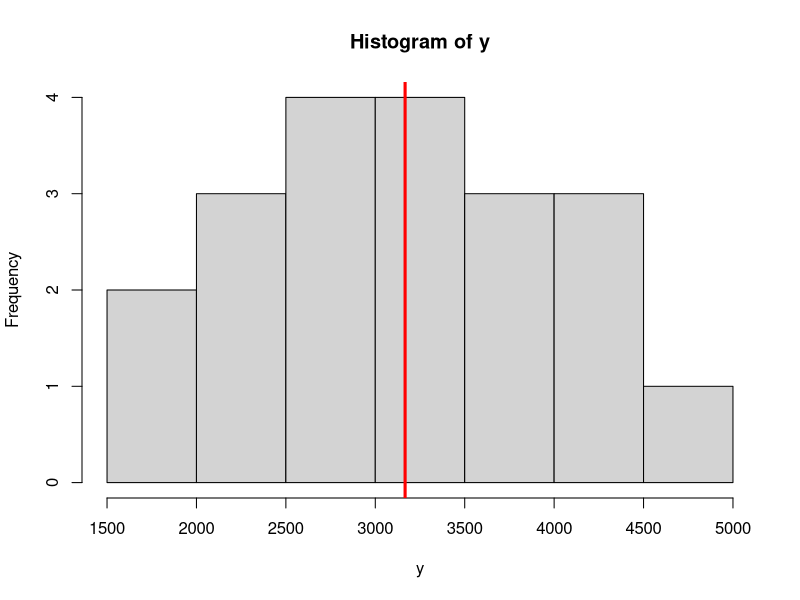
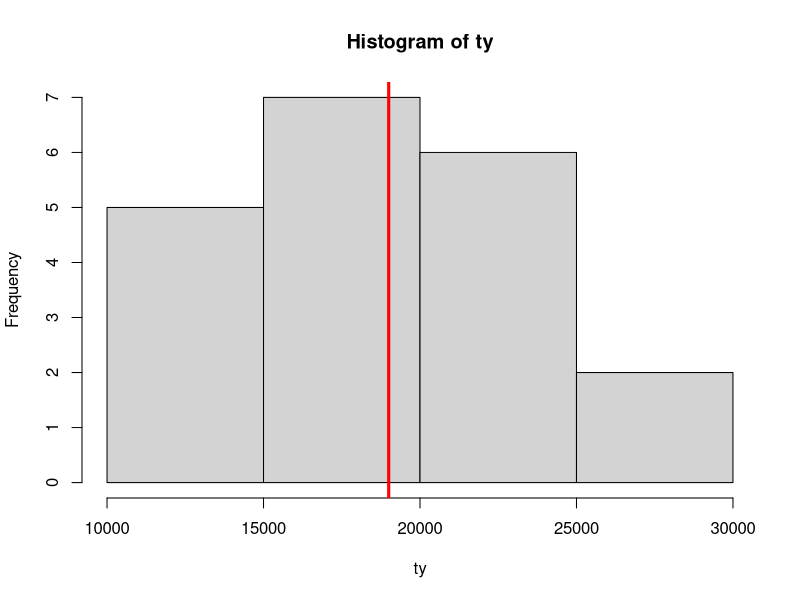
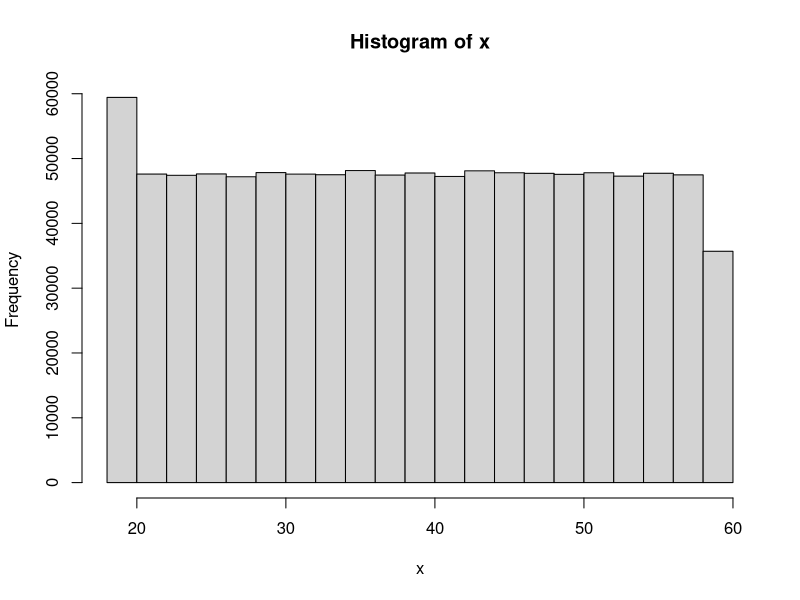
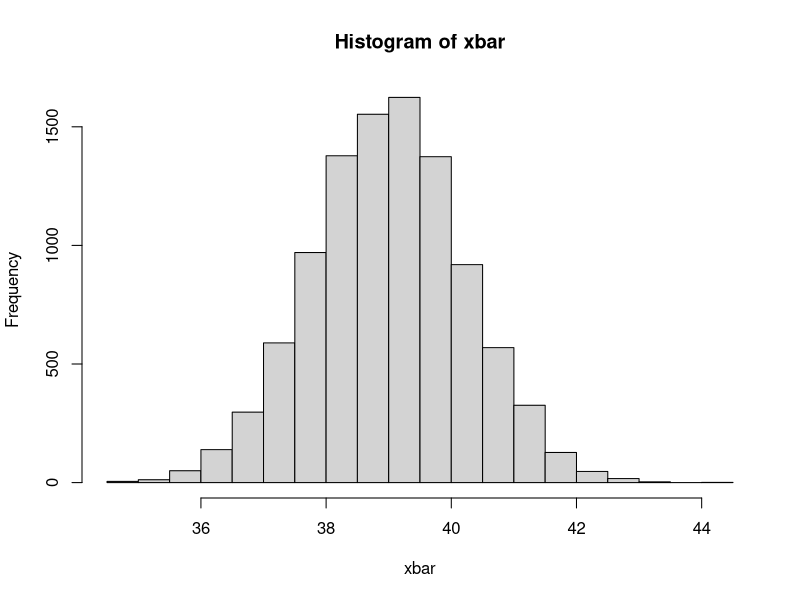
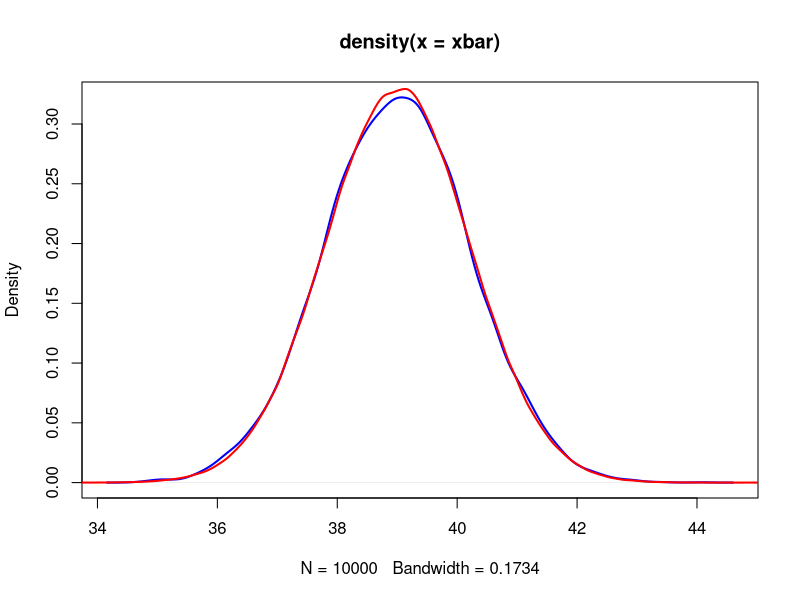
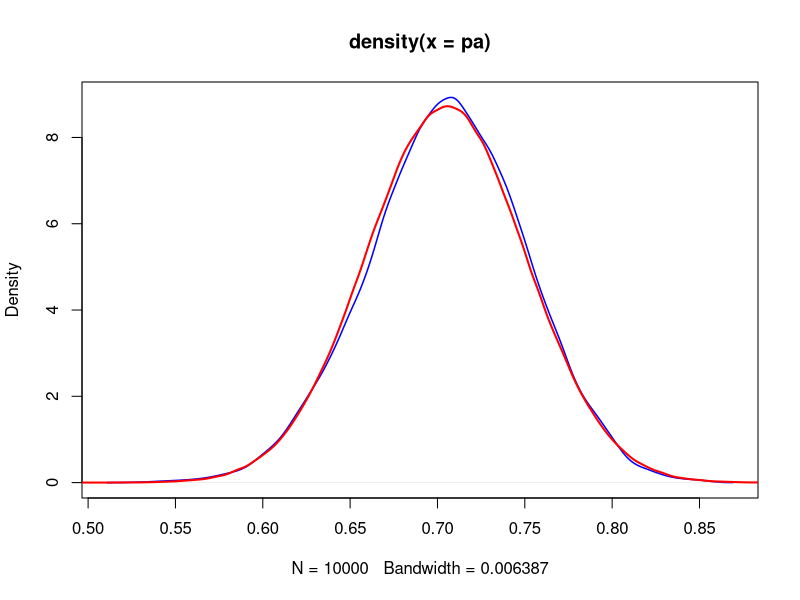
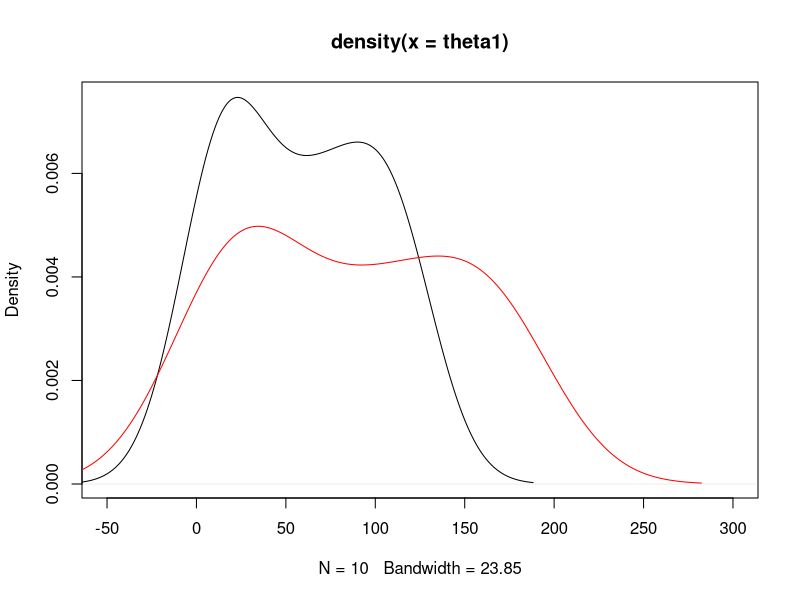
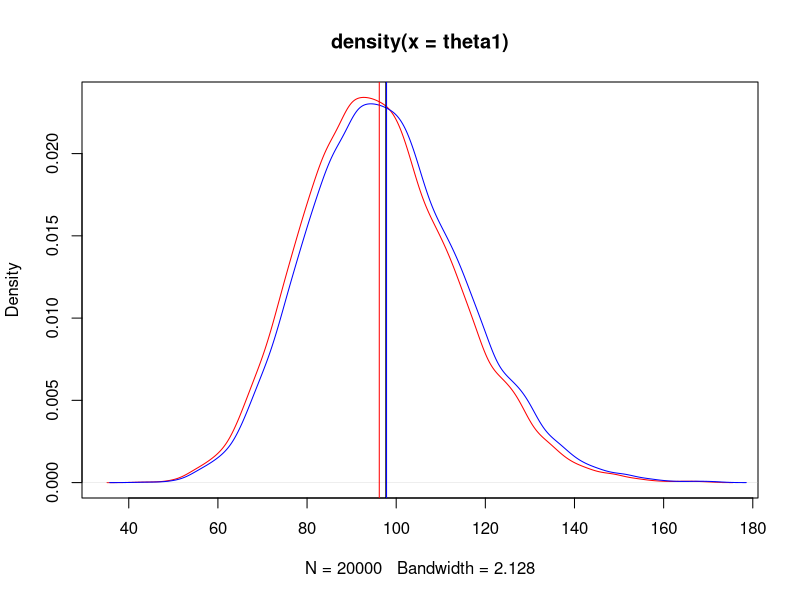

Generate these figures, in order, with R:
## ---- chunk 1
N<-6;n<-3
choose(N,n)
U<-c("a","b","c","d","e","f")
combn(U,n)
N^n
## ---- chunk 2
Y<-c(2000,3000,3500,0,6000,4500)
s<-combn(Y,3)
s
## ---- chunk 3
y<-apply(s,2,sum)/3 #Distribución muestral para el estimador de la media
hist(y)
abline(v=mean(Y),col="red",lwd=3)
# calcular la esperanza y la varianza
uy<-sum(y*(1/20)) # esperanza del estimador de la media
sum((y-uy)^2*(1/20)) # varianza de la media muestral
## ---- chunk 4
ty<-apply(s,2,sum)*(6/3) #Distribución muestral para el estimador del total
hist(ty)
abline(v=sum(Y),col="red",lwd=3)
pty<-sum(ty*(1/20)) # esperanza
sum((ty-pty)^2*(1/20)) # varianza de la media muestral
## ---- chunk 5
N<-1000000
x<-round(runif(N,18,60),0)
hist(x)
n<-100
choose(N,n)

#simular 10000 muestras distintas de tamaño n y calcular su media.
xbar<-NULL
for(i in 1:10000){
  s<-sample(x,n)
  xbar[i]<-mean(s)
  print(i)
}
hist(xbar)
plot(density(xbar),col="blue",lwd=2)
points(density(rnorm(10^6,mean(x),sqrt(var(x)*((n-1)/n))/sqrt(n))),type="l",col="red",lwd=2)
## ---- chunk 6
N<-100000
x<-round(runif(N,18,60))
a<-(x>30)*1
mean(a)#P_A
n<-100
r<-10000
pa<-NULL
for(i in 1:r){
s<-sample(a,n)
pa[i]<-mean(s)
}
PA<-mean(a)
plot(density(pa),col="blue",lwd=1.5)
points(density(rnorm(10^6,PA,sqrt(PA*(1-PA)/n))),col="red",type="l",lwd=2)
## ---- chunk 7
x<-c(10,15,20,20,35)
s<-combn(x,3)
s
#distribución muestral de la media
mean(apply(s, 2, mean)) 
## ---- chunk 8
x<-c(10,15,20,20,35)
n<-3;N<-5
s
var(x)*((N-1)/N)

theta1<-apply(s,2,var)*((n-1)/n)
theta2<-apply(s,2,var)


mean(theta1)-70
mean(theta2)-70

plot(density(theta1),xlim=c(-50,300))
points(density(theta2),col="red",type="l")



## ---- chunk 9
N<-1000
set.seed(1527)
x<-round(rnorm(N,60,10),0)
mean(x)#mu
sum((x-mean(x))^2)/N#sigma
n<-60
theta1<-NULL
theta2<-NULL
r<-20000
for(i in 1:r){
  aux<-sample(x,n)
  theta1[i]<-var(aux)*((n-1)/n)
  theta2[i]<-var(aux)
}
plot(density(theta1),col="red")
points(density(theta2),col="blue",type="l")
abline(v=var(x)*((N-1)/N))
abline(v=mean(theta1),col="red")
abline(v=mean(theta2),col="blue")

var(x)*((N-1)/N)#parámetro
mean(theta1)#estimador por copia /n
mean(theta2)#varianza muestral /n-1
## ---- chunk 10
sigma2x<-var(x)*((N-1)/N)#parámetro
chi2<-(theta2*(n-1))/sigma2x

plot(density(chi2))
curve(dchisq(x,df=59),add=T,col="red")
## ---- chunk 11
curve(dchisq(x,1),xlim=c(0,40),ylim=c(0,0.4))
for(v in 1:30){
curve(dchisq(x,v),add=T,col=v)
  }
## ---- chunk 12
pchisq(40,24)#F(40) para un chi2(v=24)
pchisq(10.66,24)#F(10.66) para un chi2(v=24)
curve(dchisq(x,24),xlim=c(0,60))
abline(v=c(10.66,40),col="red")
## ---- chunk 13
#ejemplo para usar R para calcular probabilidades de la Chi2
pchisq(4,10) # F(t)=P(X<t): F(4)
## ---- chunk 14
v<-5
curve(dnorm(x,0,sqrt(v/(v-2))),xlim=c(-5,5),ylim=c(0,0.4))
curve(dt(x,10),xlim=c(-5,5),main="t-student (v=10)",col="red",add=T)
## ---- chunk 15
curve(dt(x,2),xlim=c(-5,5),ylim=c(0,0.4))
for(v in 3:30){
  curve(dt(x,v),xlim=c(-5,5),col=v,add=T)
}
## ---- chunk 16
# P(X<2)=F(2), X ~ t(v=10)
pt(2,10)
## ---- chunk 17
curve(df(x,10,10),xlim=c(0,6))
## ---- chunk 18
#P(X<t)=F(t), donde  X ~ F(v1,v2). F(10,10), P(X<1)=F(1)
pf(1,10,10)
## ---- chunk 19
# P(3<x<19)=F(19)-F(3) v=16
pchisq(19,16)-pchisq(3,16)
## ---- chunk 20
#v=22
1-pt(0.68,22)
## ---- chunk 21
curve(dnorm(x),xlim=c(-3,3))
